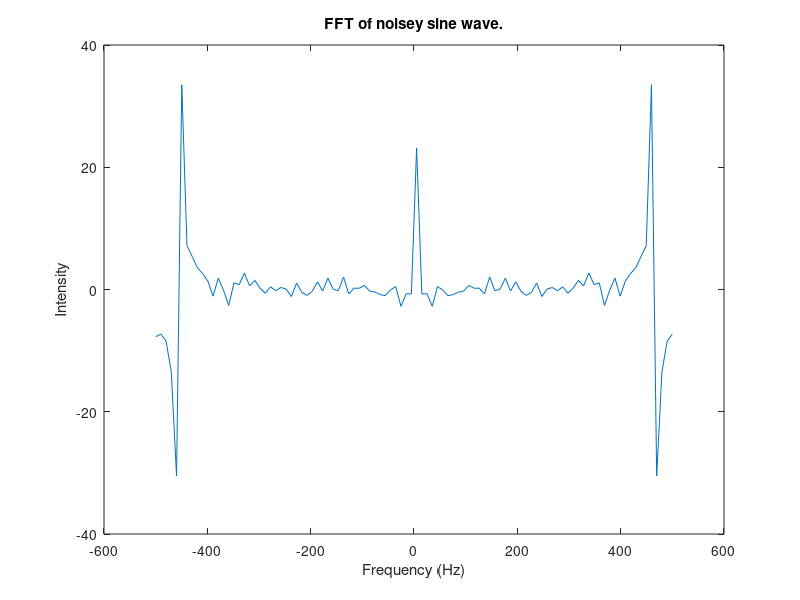

Write the MATLAB code that produced this figure.
% Usage of cells in scripts

tmax = 10; % Try highlighting this line and press F9
npts = 100;
samprate = 1/(npts*tmax);    % Sampling rate
sinefreq = 5;    % sine frequency in Hz

% The following is split into cells.
% Ctrl-Enter to run
% Shift-Ctrl-Enter to run and advance to the next cell

%% Set up problem
time = linspace(1,tmax,npts);
y = sin(2*pi*sinefreq*time);
% add some noise - A DC offset comes along with this
y = y + 0.5*rand(size(time));

%% Take the fourier transform
FFT = fftshift(fft(y));
freq = 1/(2*samprate)*linspace(-1,1,npts);

%% Plot
plot(freq,real(FFT));
xlabel('Frequency (Hz)');
ylabel('Intensity');
title('FFT of noisey sine wave.');
